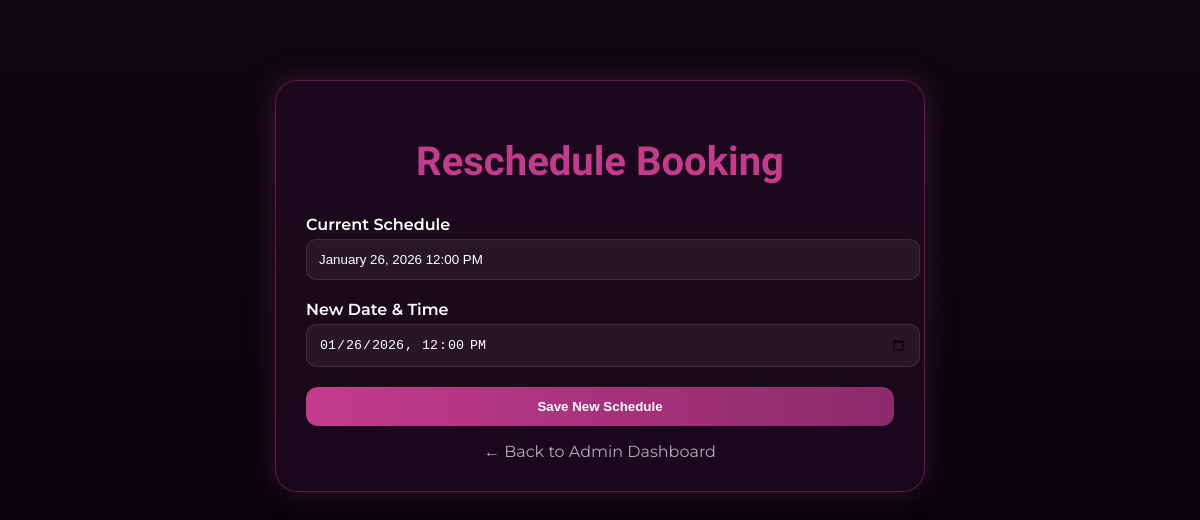
/bookings/reschedule/53/ (signed in), run on the app's committed database.
### bookings/models.py (models this page shows, shortened)
class Booking(models.Model):
    SERVICE_CHOICES = [
        ('portrait', 'Portrait Session'),
        ('wedding', 'Wedding Photoshoot'),
        ('product', 'Product Photography'),
        ('event', 'Event Coverage'),
    ]
    STATUS_CHOICES = [
        ('pending', 'Pending'),
        ('approved', 'Approved'),
        ('disapproved', 'Disapproved'),
        ('cancelled', 'Cancelled'),
    ]
    user = models.ForeignKey(User, on_delete=models.CASCADE)
    service_type = models.CharField(max_length=20, choices=SERVICE_CHOICES)
    session_datetime = models.DateTimeField()
    status = models.CharField(max_length=12, choices=STATUS_CHOICES, default='pending')
    notes = models.TextField(blank=True, null=True)
    notified = models.BooleanField(default=False)
    created_at = models.DateTimeField(auto_now_add=True)

### bookings/views.py (the view)
# urls.py: path('reschedule/<int:pk>/', views.reschedule_booking, name='reschedule_booking'),
@staff_member_required
def reschedule_booking(request, pk):
    booking = get_object_or_404(Booking, pk=pk)
    if request.method == 'POST':
        form = BookingForm(request.POST, instance=booking)
        if form.is_valid():
            updated = form.save(commit=False)
            updated.status = 'pending'
            updated.notified = False
            updated.save()
            messages.info(request, f"{booking.user.username}'s booking rescheduled.")
            return redirect('admin_dashboard')
    else:
        form = BookingForm(instance=booking)
    return render(
        request,
        'bookings/reschedule_booking.html',
        {'form': form, 'booking': booking}
    )

### bookings/forms.py
class BookingForm(forms.ModelForm):
    class Meta:
        model = Booking
        fields = ['service_type', 'session_datetime', 'notes']
        widgets = {
            'session_datetime': forms.DateTimeInput(attrs={'type': 'datetime-local'}),
            'notes': forms.Textarea(attrs={'rows': 3}),
        }

### bookings/templates/bookings/reschedule_booking.html (shortened to what this page needs)
<!DOCTYPE html>
<html lang="en">
<head>
</head>
<body>
<div class="container">
    <div class="card">
        <h1 class="title">Reschedule Booking</h1>
        <form method="POST">
            <label>Current Schedule</label>
            <input type="text" value="{{ booking.session_datetime|date:'F j, Y g:i A' }}" disabled>
            <label>New Date & Time</label>
            {{ form.session_datetime }}
            <button type="submit" class="btn">Save New Schedule</button>
        </form>
        <a href="{% url 'admin_dashboard' %}" class="back">← Back to Admin Dashboard</a>
    </div>
</div>
</body>
</html>

### bookings/templates/bookings/reschedule_booking.html (style rules this page uses)
:root { --bg:#0f0710; --card:#1e1320; --accent:#c43b8d; --muted:#bba6bf; }
body { margin:0; background:linear-gradient(180deg,var(--bg),#07020a); font-family:Montserrat, sans-serif; color:var(--muted); }
.container { max-width:650px; margin:60px auto; padding:20px; }
.card { background:rgba(35,10,35,0.7); padding:30px; border-radius:22px; border:1px solid rgba(196,59,141,0.4); box-shadow:0 0 30px rgba(196,59,141,0.25); }
.title { font-family:'Great Vibes', cursive; font-size:40px; color:var(--accent); text-align:center; margin-bottom:30px; }
label { font-weight:600; color:white; }
input { width:100%; padding:12px; margin-top:5px; margin-bottom:20px; border-radius:10px; border:1px solid rgba(255,255,255,0.1); background:rgba(255,255,255,0.06); color:white; }
.btn { width:100%; padding:12px; border:none; border-radius:12px; background:linear-gradient(90deg,var(--accent),#8b2a6c); color:white; font-weight:600; cursor:pointer; transition:0.2s; }
.back { display:block; text-align:center; margin-top:16px; color:var(--muted); text-decoration:none; }

### data on the page
Booking: session_datetime "January 26, 2026 12:00 PM", session_datetime "01/26/2026 12:00"
